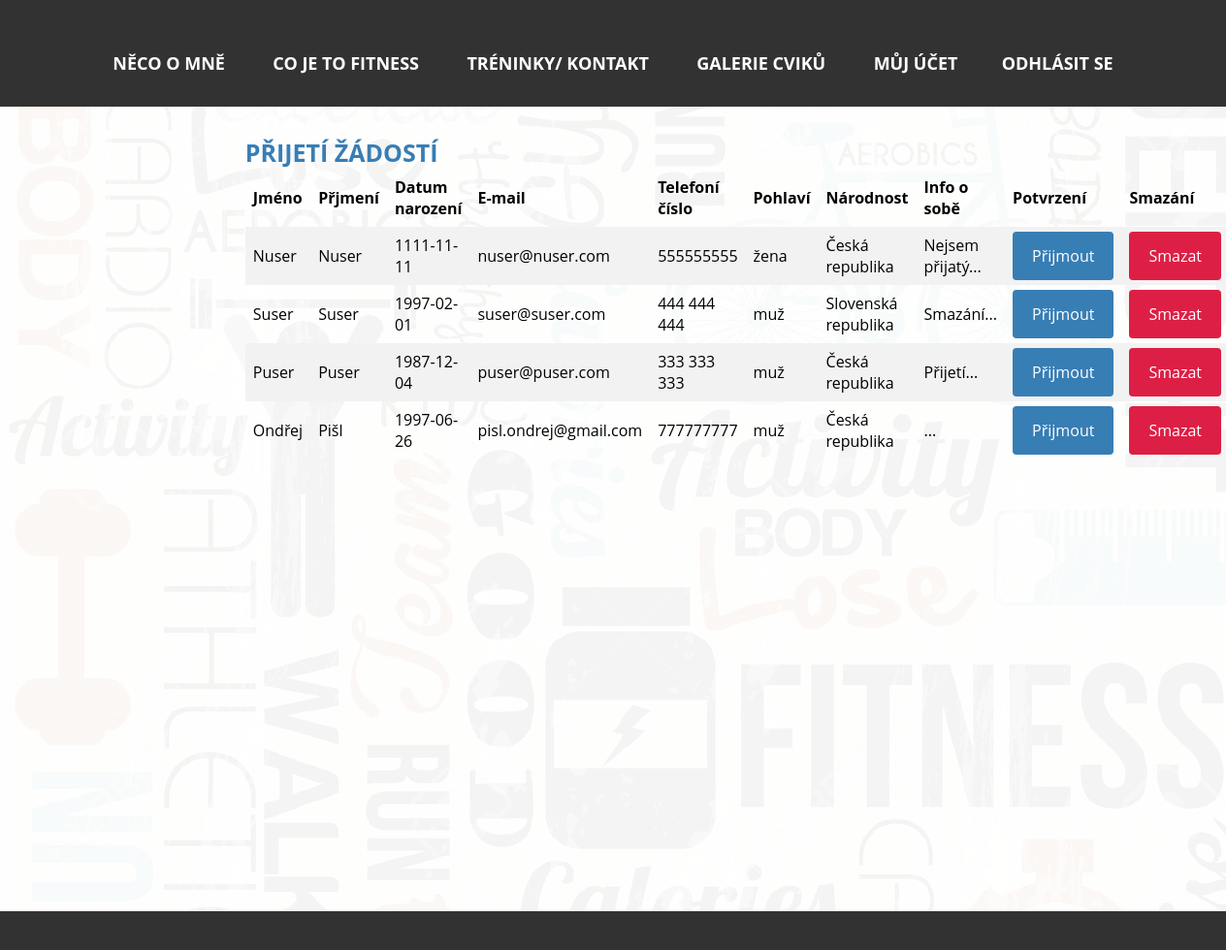
/PHP/prijeti.php (signed in), run on the app's committed database.
### tables this page shows
CREATE TABLE `narodnosti` (
  `id` int(10) NOT NULL,
  `nazev` varchar(50) NOT NULL
);

CREATE TABLE `uzivatele` (
  `id` int(10) NOT NULL,
  `jmeno` varchar(254) DEFAULT NULL,
  `prijmeni` varchar(254) DEFAULT NULL,
  `datum` date DEFAULT NULL,
  `vyska` float NOT NULL,
  `email` varchar(254) NOT NULL,
  `heslo` char(50) NOT NULL,
  `tel` varchar(15) DEFAULT NULL,
  `pohlavi` tinyint(1) NOT NULL,
  `narodnost_id` int(5) NOT NULL,
  `info` varchar(500) DEFAULT NULL,
  `prava` tinyint(1) NOT NULL DEFAULT '0' COMMENT '0 je pro normálního uživatele 1 pro admina',
  `potvrzeni_pristupu` tinyint(1) NOT NULL DEFAULT '0' COMMENT '0 pro každého registrovaného '
);

### PHP/fce.php (called while the page is built)
<?php
function zkratitText($text, $znaku) {
    $mezera = strrpos(substr($text, 0, $znaku), " ");
    return substr($text, 0, $mezera) . "...";
}
?>

### PHP/prijeti.php (the view, shortened to what this page needs)
<?php
include 'pripojeni.php';
?>
<!doctype html>
<html>
    <head>
        <link rel="stylesheet" href="../CSS/css.css">
    </head>
    <body>
        <div class="barva">
            <?php
            include 'menu.php';
            include 'fce.php';
            ?>
            <article>
                <?php
                echo "<h1>Přijetí žádostí</h1>";
                echo "<div class='formprijeti'><table class='formprijeti'>
   <tr>
     <th>Jméno</th>
     <th>Přjmení</th>
     <th>Datum narození</th>
     <th>E-mail</th>
     <th>Telefoní číslo</th>
     <th>Pohlaví</th>
     <th>Národnost</th>
     <th>Info o sobě</th>
     <th>Potvrzení</th>
	 <th>Smazání</th>
   </tr>";
                $data = mysqli_query($connect, "select uzivatele.id as uzivatel_id, uzivatele.jmeno, uzivatele.prijmeni, uzivatele.datum, uzivatele.vyska, uzivatele.email, uzivatele.tel, uzivatele.pohlavi, uzivatele.narodnost_id, uzivatele.info, narodnosti.id as narodnost_id, narodnosti.nazev as narodnost_nazev from uzivatele LEFT JOIN narodnosti ON uzivatele.narodnost_id=narodnosti.id where potvrzeni_pristupu='0' order by uzivatele.id");
                while ($zaznam = mysqli_fetch_array($data)) {
                    if ($zaznam['pohlavi'] == 1) {
                        $pohlavi = 'muž';
                    } else {
                        $pohlavi = 'žena';
                    }
                    $informace = zkratitText($zaznam["info"], 30);
                    echo "   <tr>
     <td>{$zaznam["jmeno"]}</td>
     <td>{$zaznam["prijmeni"]}</td>
     <td>{$zaznam["datum"]}</td>
     <td>{$zaznam["email"]}</td>
     <td>{$zaznam["tel"]}</td>
     <td>$pohlavi</td>
     <td>{$zaznam["narodnost_nazev"]}</td>
     <td title='{$zaznam['info']}'>$informace</td>
     <td><a href='potvrzeni.php?id={$zaznam["uzivatel_id"]}' class='prijetiodkazy'>Přijmout</a></td>
	 <td><a href='odmitnuti.php?id={$zaznam["uzivatel_id"]}' class='spravaodmitnutiodkazy'>Smazat</a></td>
   </tr>";
                }
                echo "</table></div>";
                ?>
            </article>
            <footer>
            </footer>
        </div>
    </body>
</html>

### PHP/menu.php
<header>
    <div class="odkazy">
        <div class="odkazymobil"><a href="index.php">NĚCO O MNĚ</a></div>
        <div class="odkazymobil"><a href="fitness.php" class="mezery">CO JE TO FITNESS</a></div>
        <div class="odkazymobil"><a href="treninky.php" class="mezery">TRÉNINKY/ KONTAKT</a></div>
        <div class="odkazymobil"><a href="galerie.php" class="mezery">GALERIE CVIKŮ</a></div>
        <?php
        if (isset($_SESSION["email"])) {
            echo "<div class='odkazymobil'><a href='uzivatel.php' class='mezery'>MŮJ ÚČET</a></div>";
            echo "<div class='odkazymobil'><a href='odhlaseni.php' class='mezery'>ODHLÁSIT SE</a></div>";
        } else {
            echo"<div class='odkazymobil'><a href='registrace.php' class='mezery'>REGISTRACE</a></div>
       <div class='odkazymobil'><a href='prihlaseni.php' class='mezery'>PŘIHLÁŠENÍ</a></div>";
        }
        ?>
    </div>
</header>

### CSS/css.css (style rules this page uses)
@media screen and (min-width: 1090px) { body { margin: 0; padding: 0; width: 100%; background-image: url(../foto/pozadiFitness.jpg); } }
@media screen and (min-width: 1090px) { .barva { background-color: rgba(255, 255, 255, 0.95); } }
@media screen and (min-width: 1090px) { header { width: 100%; background-color: #323232; height: 60px; display: inline-block; padding-top: 40px; padding-bottom: 10px; font-family: 'Russo One', 'Open Sans', Arial, sans-serif; } }
@media screen and (min-width: 1090px) { header a { text-decoration: none; color: white; font-weight: bold; font-size: 18px; } }
@media screen and (min-width: 1090px) { article { width: 60%; min-height: 100vh; margin: auto; text-align: left; padding: 30px 10px 0px 10px; } }
@media screen and (min-width: 1090px) { footer { width: 100%; background-color: #323232; height: 40px; float: left; } }
@media screen and (min-width: 1090px) { .odkazy { text-align: center; padding: 0; margin: auto; } }
@media screen and (min-width: 1090px) { .odkazymobil { display: inline-block; width: 14.66666667; margin: 1%; } }
@media screen and (min-width: 1090px) { .mezery { padding-left: 20px; } }
@media screen and (min-width: 1090px) { h1 { color: #377EB5; margin: 0; font-size: 25px; font-family: 'Russo One', 'Open Sans', Arial, sans-serif; text-transform: uppercase; } }
@media screen and (min-width: 1090px) { table { border-collapse: collapse; width: 100%; font-family: 'Open Sans', Arial, sans-serif; } }
@media screen and (min-width: 1090px) { th, td { text-align: left; padding: 8px; height: 40px; } }
@media screen and (min-width: 1090px) { tr:nth-child(even) { background-color: #f2f2f2 } }
@media screen and (min-width: 1090px) { .prijetiodkazy { text-decoration: none; width: 100%; background-color: #377EB5; color: white; padding: 14px 20px; margin: 8px 0; border: none; border-radius: 4px; cursor: pointer; } }
@media screen and (min-width: 1090px) { .spravaodmitnutiodkazy { text-decoration: none; width: 100%; background-color: #dd1f45; color: white; padding: 14px 20px; margin: 8px 0; border: none; border-radius: 4px; cursor: pointer; } }

### data on the page
narodnosti: uzivatele.jmeno "Nuser", uzivatele.prijmeni "Nuser", uzivatele.datum "1111-11-11", uzivatele.email "nuser@nuser.com", uzivatele.tel "555555555", uzivatele.pohlavi "žena", nazev "Česká republika", uzivatele.info "Nejsem přijatý...", uzivatele.jmeno "Puser", uzivatele.prijmeni "Puser", uzivatele.datum "1987-12-04", uzivatele.email "puser@puser.com", uzivatele.tel "333 333 333", uzivatele.pohlavi "muž", uzivatele.info "Přijetí...", uzivatele.jmeno "Ondřej", uzivatele.prijmeni "Pišl", uzivatele.datum "1997-06-26", uzivatele.email "pisl.ondrej@gmail.com", uzivatele.tel "777777777", uzivatele.info "..."
narodnosti: uzivatele.jmeno "Suser", uzivatele.prijmeni "Suser", uzivatele.datum "1997-02-01", uzivatele.email "suser@suser.com", uzivatele.tel "444 444 444", uzivatele.pohlavi "muž", nazev "Slovenská republika", uzivatele.info "Smazání..."
